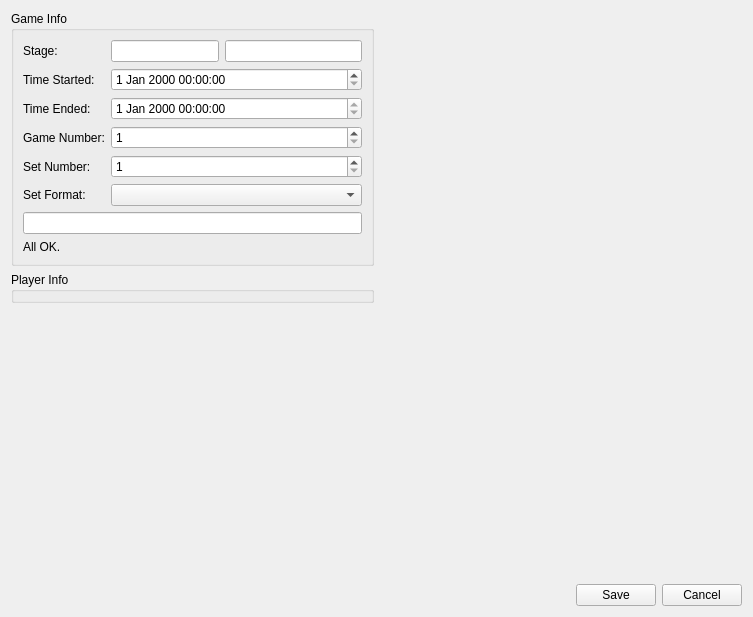
<?xml version="1.0" encoding="UTF-8"?>
<ui version="4.0">
 <class>ReplayEditorDialog</class>
 <widget class="QWidget" name="ReplayEditorDialog">
  <property name="geometry">
   <rect>
    <x>0</x>
    <y>0</y>
    <width>753</width>
    <height>617</height>
   </rect>
  </property>
  <property name="windowTitle">
   <string>Replay Editor</string>
  </property>
  <layout class="QGridLayout" name="gridLayout">
   <item row="3" column="0" colspan="2">
    <layout class="QHBoxLayout" name="horizontalLayout_2">
     <item>
      <spacer name="horizontalSpacer_2">
       <property name="orientation">
        <enum>Qt::Horizontal</enum>
       </property>
       <property name="sizeHint" stdset="0">
        <size>
         <width>40</width>
         <height>20</height>
        </size>
       </property>
      </spacer>
     </item>
     <item>
      <widget class="QPushButton" name="save">
       <property name="text">
        <string>Save</string>
       </property>
      </widget>
     </item>
     <item>
      <widget class="QPushButton" name="cancel">
       <property name="text">
        <string>Cancel</string>
       </property>
      </widget>
     </item>
    </layout>
   </item>
   <item row="1" column="0">
    <widget class="QGroupBox" name="groupBox_playerInfo">
     <property name="title">
      <string>Player Info</string>
     </property>
    </widget>
   </item>
   <item row="0" column="0">
    <widget class="QGroupBox" name="groupBox_gameInfo">
     <property name="title">
      <string>Game Info</string>
     </property>
     <layout class="QFormLayout" name="formLayout">
      <item row="0" column="0">
       <widget class="QLabel" name="label">
        <property name="text">
         <string>Stage:</string>
        </property>
       </widget>
      </item>
      <item row="0" column="1">
       <layout class="QHBoxLayout" name="horizontalLayout" stretch="0,0">
        <item>
         <widget class="QLineEdit" name="stageID">
          <property name="sizePolicy">
           <sizepolicy hsizetype="Minimum" vsizetype="Fixed">
            <horstretch>0</horstretch>
            <verstretch>0</verstretch>
           </sizepolicy>
          </property>
          <property name="text">
           <string/>
          </property>
          <property name="readOnly">
           <bool>true</bool>
          </property>
         </widget>
        </item>
        <item>
         <widget class="QLineEdit" name="stageName">
          <property name="sizePolicy">
           <sizepolicy hsizetype="MinimumExpanding" vsizetype="Fixed">
            <horstretch>0</horstretch>
            <verstretch>0</verstretch>
           </sizepolicy>
          </property>
          <property name="text">
           <string/>
          </property>
          <property name="readOnly">
           <bool>true</bool>
          </property>
         </widget>
        </item>
       </layout>
      </item>
      <item row="1" column="0">
       <widget class="QLabel" name="label_2">
        <property name="text">
         <string>Time Started:</string>
        </property>
       </widget>
      </item>
      <item row="1" column="1">
       <widget class="QDateTimeEdit" name="timeStarted"/>
      </item>
      <item row="2" column="0">
       <widget class="QLabel" name="label_3">
        <property name="text">
         <string>Time Ended:</string>
        </property>
       </widget>
      </item>
      <item row="2" column="1">
       <widget class="QDateTimeEdit" name="timeEnded">
        <property name="readOnly">
         <bool>true</bool>
        </property>
       </widget>
      </item>
      <item row="3" column="0">
       <widget class="QLabel" name="label_4">
        <property name="text">
         <string>Game Number:</string>
        </property>
       </widget>
      </item>
      <item row="4" column="0">
       <widget class="QLabel" name="label_5">
        <property name="text">
         <string>Set Number:</string>
        </property>
       </widget>
      </item>
      <item row="5" column="0">
       <widget class="QLabel" name="label_6">
        <property name="text">
         <string>Set Format:</string>
        </property>
       </widget>
      </item>
      <item row="5" column="1">
       <widget class="QComboBox" name="setFormat"/>
      </item>
      <item row="6" column="0" colspan="2">
       <widget class="QLineEdit" name="customSetFormat"/>
      </item>
      <item row="7" column="0" colspan="2">
       <widget class="QLabel" name="label_Info">
        <property name="text">
         <string>All OK.</string>
        </property>
       </widget>
      </item>
      <item row="4" column="1">
       <widget class="QSpinBox" name="setNumber">
        <property name="minimum">
         <number>1</number>
        </property>
        <property name="maximum">
         <number>10000</number>
        </property>
       </widget>
      </item>
      <item row="3" column="1">
       <widget class="QSpinBox" name="gameNumber">
        <property name="minimum">
         <number>1</number>
        </property>
        <property name="maximum">
         <number>10000</number>
        </property>
       </widget>
      </item>
     </layout>
    </widget>
   </item>
   <item row="0" column="1">
    <spacer name="horizontalSpacer">
     <property name="orientation">
      <enum>Qt::Horizontal</enum>
     </property>
     <property name="sizeHint" stdset="0">
      <size>
       <width>40</width>
       <height>20</height>
      </size>
     </property>
    </spacer>
   </item>
   <item row="2" column="0">
    <spacer name="verticalSpacer">
     <property name="orientation">
      <enum>Qt::Vertical</enum>
     </property>
     <property name="sizeHint" stdset="0">
      <size>
       <width>20</width>
       <height>40</height>
      </size>
     </property>
    </spacer>
   </item>
  </layout>
 </widget>
 <resources/>
 <connections/>
</ui>
